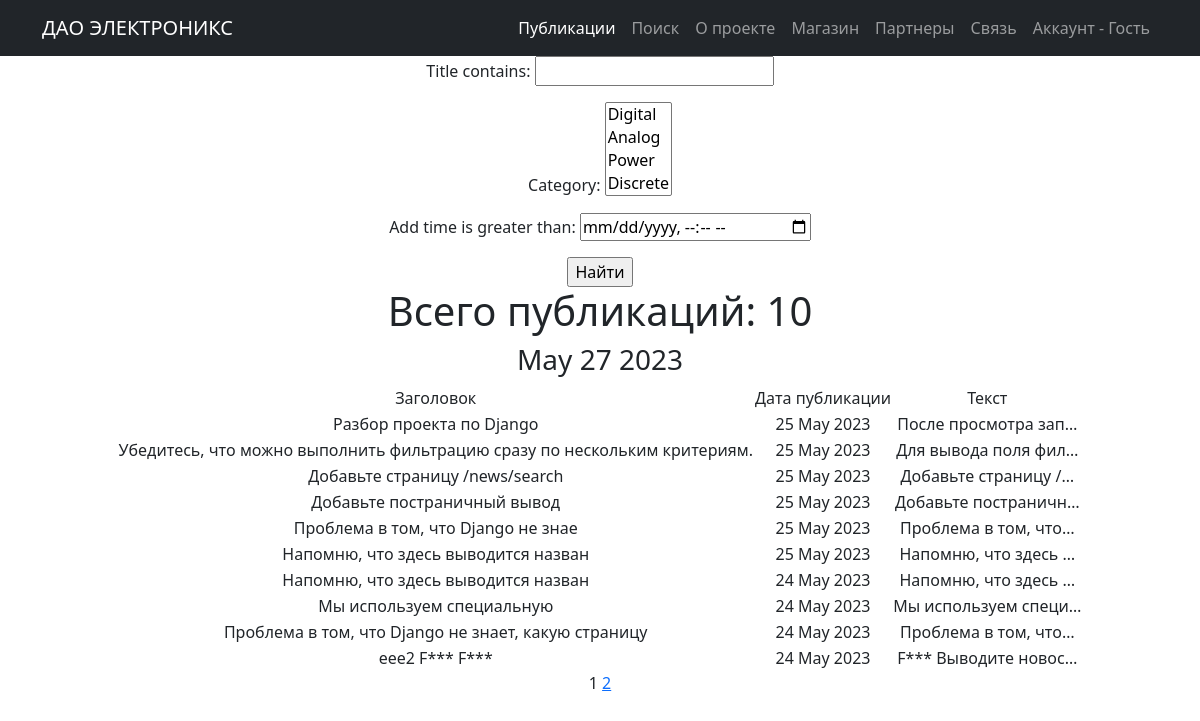
Page /posts/search/ on the earlier database version.
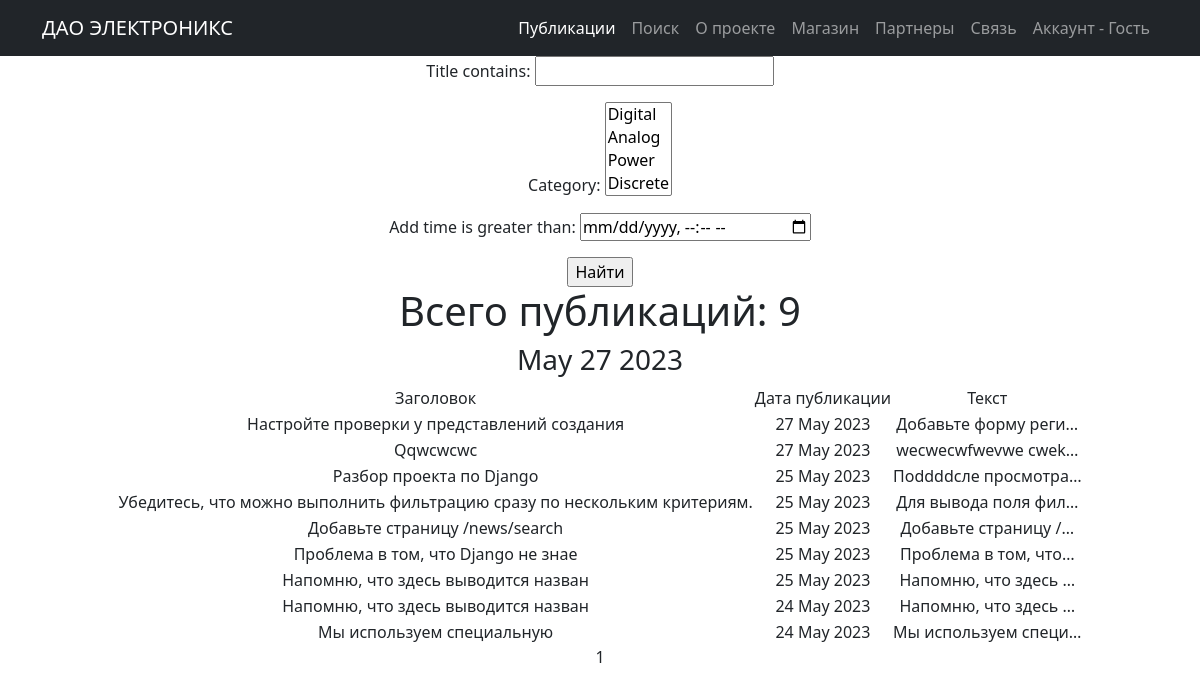
Same page on the later database version.
### posts/models.py (models this page shows, shortened)
class Post(models.Model):
    type = models.CharField(max_length=2, choices=CATEGORY_CHOICES, default=ARTICLE)
    add_time = models.DateTimeField(auto_now_add=True)
    title = models.CharField(max_length=255)
    text = models.TextField()
    rating = models.IntegerField(default=0)
    author = models.ForeignKey(Author, on_delete=models.CASCADE)
    category = models.ManyToManyField(Category, through='PostCategory')

### posts/views.py (the view)
# urls.py: path('search/', PostsListSearch.as_view(), name='post_search'),
class PostsListSearch(ListView):
    model = Post
    ordering = '-add_time'
    template_name = 'posts_search.html'
    context_object_name = 'posts_search'
    paginate_by = 10
    def get_queryset(self):
        queryset = super().get_queryset()
        self.filterset = PostFilter(self.request.GET, queryset)
        return self.filterset.qs
    def get_context_data(self, **kwargs):
        context = super().get_context_data(**kwargs)
        context['filterset'] = self.filterset
        return context

### posts/models.py (called while the page is built)
    def __str__(self):
        return self.name

### posts/templatetags/custom_filters.py (called while the page is built)
def new_word(bw):
    return bw[0] + '***'

@register.filter()
def censor(value):
    for item in bad_words:
        if item in value:
            return value.replace(item, new_word(item))
        else:
            return value

### posts/templatetags/custom_tags.py (called while the page is built)
@register.simple_tag()
def current_time(format_string='%b %d %Y'):
    return datetime.utcnow().strftime(format_string)

@register.simple_tag(takes_context=True)
def url_replace(context, **kwargs):
   d = context['request'].GET.copy()
   for k, v in kwargs.items():
       d[k] = v
   return d.urlencode()

### templates/posts_search.html (shortened to what this page needs)
{% extends 'flatpages/default.html' %}
{% load custom_filters %}
{% load custom_tags %}
{% block content %}
   <form action="" method="get">
       {{ filterset.form.as_p }}
       <input type="submit" value="Найти" />
   </form>
{% if posts_search %}
    <h1> Всего публикаций: {{ posts_search|length }} </h1>
    <h3>{% current_time '%b %d %Y' %}</h3>
    <table align="center">
               <tr>
                   <td>Заголовок</td>
                   <td>Дата публикации</td>
                   <td>Текст</td>
               </tr>
        {% for posts in posts_search %}
               <tr>
                   <td>{{ posts.title|censor }}</td>
                   <td>{{ posts.add_time|date:"d M Y" }}</td>
                   <td>{{ posts.text|truncatechars:20|censor }}</td>
               </tr>
        {% endfor %}
    </table>
{% else %}
    <h2>Публикаций нет!</h2>
{% endif %}
   {{ page_obj.number }}
   {% if page_obj.has_next %}
       <a href="?{% url_replace page=page_obj.next_page_number %}">{{ page_obj.next_page_number }}</a>
   {% endif %}
{% endblock content %}

Differences in the rows shown:
removed Post: title|censor "Добавьте постраничный вывод", add_time "25 May 2023", text|censor "Добавьте постраничн…"
removed Post: title|censor "Проблема в том, что Django не знает, какую страницу", add_time "24 May 2023", text|censor "Проблема в том, что…"
removed Post: title|censor "eee2 F*** F***", add_time "24 May 2023", text|censor "F*** Выводите новос…"
added Post: title|censor "Настройте проверки у представлений создания", add_time "27 May 2023", text|censor "Добавьте форму реги…"
added Post: title|censor "Qqwcwcwc", add_time "27 May 2023", text|censor "wecwecwfwevwe cwek…"
changed Post "Разбор проекта по Django": text|censor "После просмотра зап…" → "Поddddсле просмотра…"
Other differences:
{{ posts_search|length }}: "10" → "9"
{{ page_obj.next_page_number }}: "2" → (not shown)
